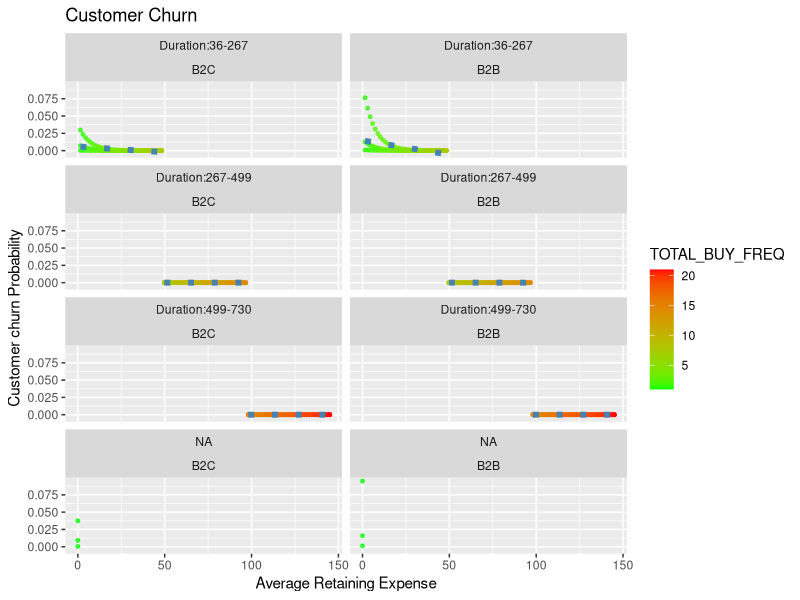
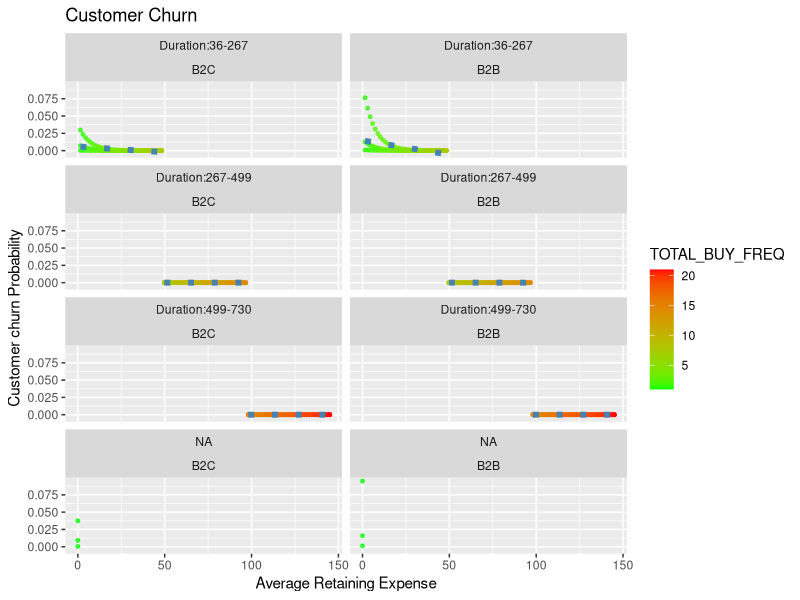

Write R code to recreate these figures, in order.


library(ggplot2)


## Code below creates a data frame called mydata based on an input file
mydata <- read.csv("customer_data.csv")

## Code below performs statistical analysis on the data frame
mydata$IN_B2B_INDUSTRY <- factor(mydata$IN_B2B_INDUSTRY)
mydata$TOTAL_BUY <- factor(mydata$TOTAL_BUY)

## Code below performs Logistic Regression
mylogit <- glm(CENSOR ~ AVG_SPENT_RETAIN_PM + AVG_SQ_SPENT_RETAIN_PM + TOTAL_BUY + TOTAL_BUY_FREQ 
              + IN_B2B_INDUSTRY + ANNUAL_REVENUE_MIL + TOTAL_EMPLOYEES, data = mydata, family = binomial)
summary(mylogit)
newdata2 <- with(mydata, data.frame(DURATION = rep(seq(from = 36, to = 730, length.out = 100)),
                                   AVG_SPENT_RETAIN_PM = rep(seq(from = 0, to = 145, length.out = 100)),
                                   AVG_SQ_SPENT_RETAIN_PM = rep(seq(from = 0, to = 21071, length.out = 100)),
                                   IN_B2B_INDUSTRY = factor(rep(0:1, each = 100)), 
                                   ANNUAL_REVENUE_MIL = rep(seq(from = 1, to = 77, length.out = 100)),
                                   TOTAL_EMPLOYEES = rep(seq(from = 0, to = 2000, length.out = 100)),
                                   TOTAL_BUY = factor(rep(1:6, each = 100)),
                                   TOTAL_BUY_FREQ = rep(seq(from = 1, to = 21, length.out = 100))))
newdata3 <- cbind(newdata2, predict(mylogit, newdata = newdata2, type = "link",
                                   se = TRUE))
newdata3 <- within(newdata3, {churnprob <- plogis(fit)
                             LL <- plogis(fit - (1.96 * se.fit))
                             UL <- plogis(fit + (1.96 * se.fit))})
cutpoints <- quantile(newdata3$DURATION, seq(0, 1, length = 4), na.rm = TRUE)
newdata3$dur_dec <- cut(newdata3$DURATION, cutpoints)
levels(newdata3$dur_dec)#
newdata3$IN_B2B_INDUSTRY <- factor(newdata3$IN_B2B_INDUSTRY, labels = c("B2C", "B2B"))
newdata3$dur_dec <- factor(newdata3$dur_dec, labels = c("Duration:36-267", "Duration:267-499", "Duration:499-730"))

## Code below saves the output in CSV format
write.csv(newdata3, file = "churn.csv")

## Code below generates a plot
churn <- ggplot(newdata3, aes(x = AVG_SPENT_RETAIN_PM, y = churnprob)) + 
 geom_point(aes(color = TOTAL_BUY_FREQ),size = 1, alpha = 0.75) +
 scale_colour_gradient(low="green", high = "red") + 
 geom_smooth(method = "lm", se=FALSE,  size=2, col="steelblue", linetype=3) + 
 facet_wrap(dur_dec~IN_B2B_INDUSTRY, nrow=4,ncol=2)+
 labs(title="Customer Churn")+   labs(x="Average Retaining Expense",y="Customer churn Probability")
ggsave(filename = "customer-img.jpg", plot = churn, height=3, width=3, scale=2, dpi=200)
## Code below saves the plot as PDF
ggsave(filename = "churn.pdf", height=7, width=7)
